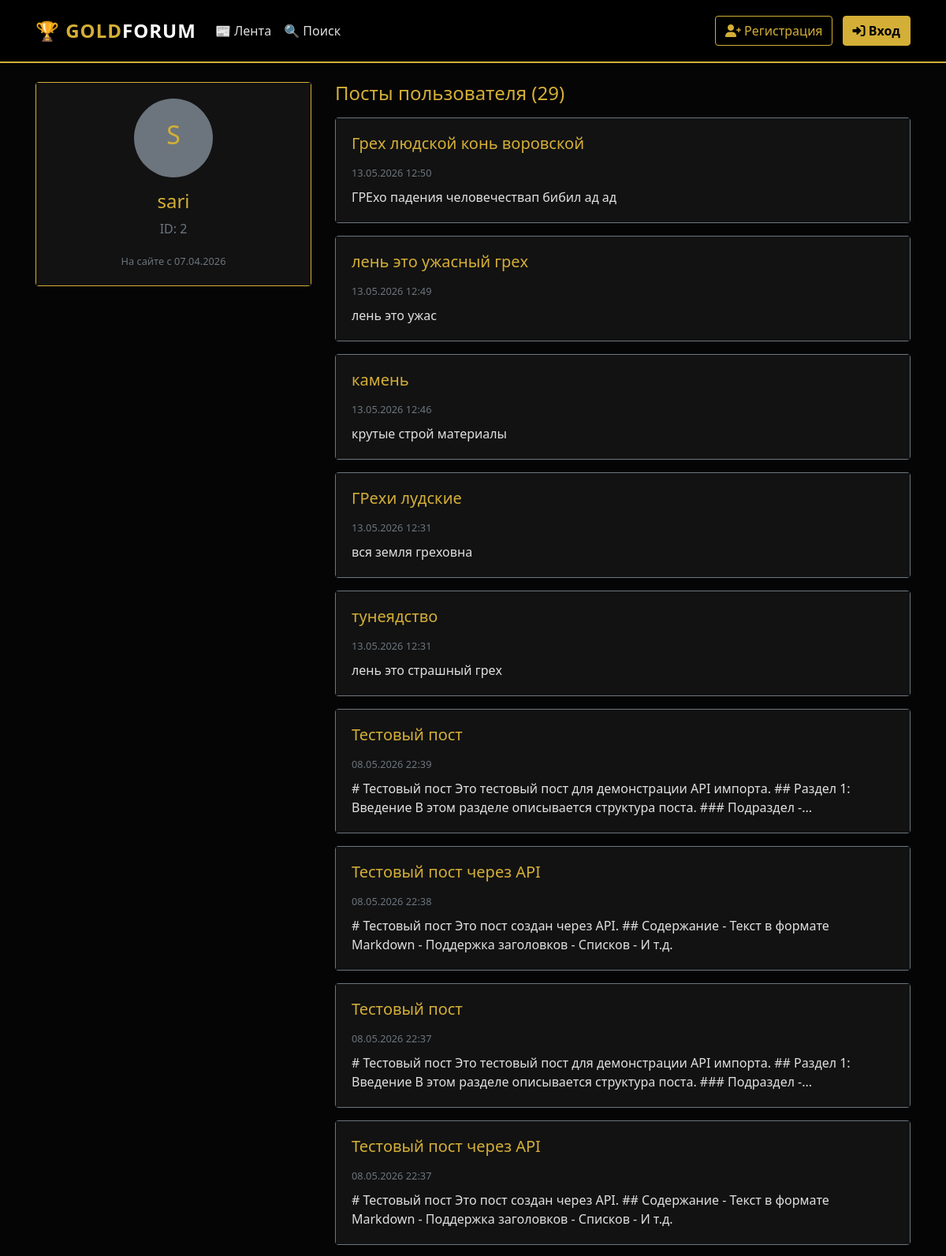
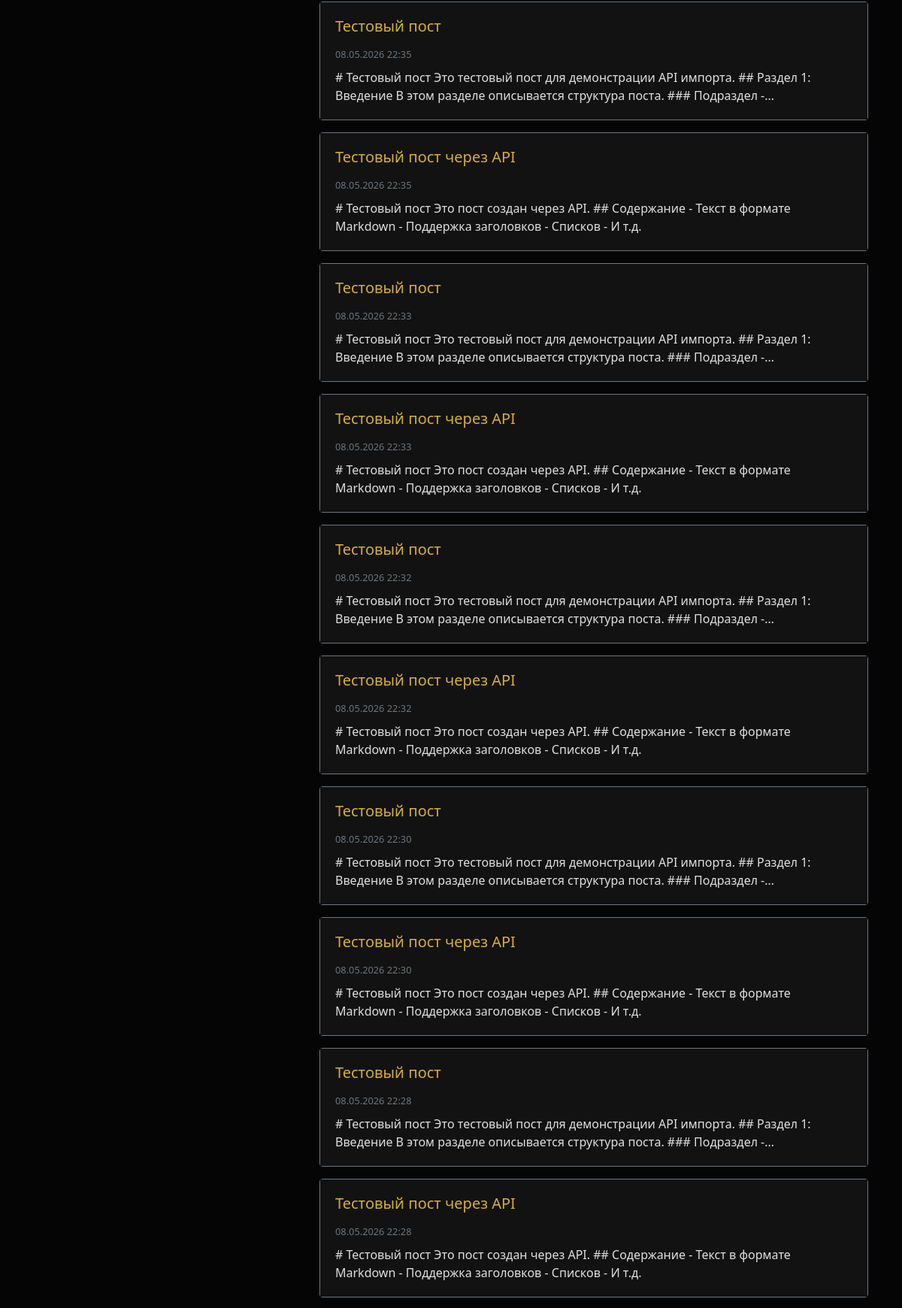
The page /profile/2 (upper part) on the database its author committed (2 pictures, top to bottom).
### backend/database/models/users_model.py (models this page shows, shortened)
class UserModel(SqlAlchemyBase, UserMixin, SerializerMixin):
    __tablename__ = 'users'
    id = sqlalchemy.Column(sqlalchemy.Integer, primary_key=True, autoincrement=True)
    username = sqlalchemy.Column(sqlalchemy.String, unique=True, nullable=False, index=True)
    passwd_hash = sqlalchemy.Column(sqlalchemy.String, nullable=False)
    tg_id = sqlalchemy.Column(sqlalchemy.String, unique=True, nullable=True, index=True)
    created_at = sqlalchemy.Column(sqlalchemy.DateTime, default=datetime.datetime.now)
    posts = orm.relationship("PostModel", back_populates='user', cascade='all, delete-orphan')

### backend/database/models/posts_model.py (models this page shows, shortened)
class PostModel(SqlAlchemyBase, SerializerMixin):
    __tablename__ = 'posts'
    id = sqlalchemy.Column(sqlalchemy.Integer, primary_key=True, autoincrement=True)
    author = sqlalchemy.Column(sqlalchemy.String, nullable=False, index=True)
    title = sqlalchemy.Column(sqlalchemy.String, nullable=True)
    content = sqlalchemy.Column(sqlalchemy.Text, nullable=False)
    content_html = sqlalchemy.Column(sqlalchemy.Text, nullable=True)
    created_at = sqlalchemy.Column(sqlalchemy.DateTime, default=datetime.datetime.now, index=True)
    updated_at = sqlalchemy.Column(sqlalchemy.DateTime, onupdate=datetime.datetime.now)
    path = sqlalchemy.Column(sqlalchemy.Text, nullable=True)
    attached_images = sqlalchemy.Column(sqlalchemy.Text, nullable=True)
    attached_files = sqlalchemy.Column(sqlalchemy.Text, nullable=True)
    likes_count = sqlalchemy.Column(sqlalchemy.Integer, default=0, nullable=False)
    user_id = sqlalchemy.Column(sqlalchemy.Integer, sqlalchemy.ForeignKey("users.id"), nullable=True, index=True)
    user = orm.relationship('UserModel')
    comments = orm.relationship('CommentModel', back_populates='post', cascade='all, delete-orphan')

### app.py (the view, shortened to what this page needs)
@app.route('/profile/<int:user_id>')
def profile(user_id):
    db_sess = db_session.create_session()
    try:
        user = db_sess.get(UserModel, user_id)
        if not user:
            abort(404)
        posts = db_sess.query(PostModel).filter_by(user_id=user.id).order_by(PostModel.created_at.desc()).all()
        is_owner = current_user.is_authenticated and current_user.id == user_id
        liked_posts = []
        favorite_posts = []
        read_posts = []
        return render_template(
            'profile.html',
            user=user,
            posts=posts,
            is_owner=is_owner,
            liked_posts=liked_posts,
            favorite_posts=favorite_posts,
            read_posts=read_posts
        )
    finally:
        db_sess.close()

### backend/database/db_session.py (called while the page is built)
def create_session() -> Session:
    global __factory
    return __factory()

### templates/profile.html (shortened to what this page needs)
{% extends "base.html" %}
{% block content %}
<div class="row">
    <div class="col-md-4 mb-4">
        <div class="card border-gold text-center">
            <div class="card-body">
                <div class="rounded-circle bg-secondary d-flex align-items-center justify-content-center mx-auto mb-3"
                     style="width: 100px; height: 100px;">
                    <span class="h2 text-gold">{{ user.username[0].upper() }}</span>
                </div>
                <h4 class="text-gold">{{ user.username }}</h4>
                <p class="text-muted">ID: {{ user.id }}</p>
                <small class="text-muted">
                    На сайте с {{ user.created_at.strftime('%d.%m.%Y') if user.created_at else 'Неизвестно' }}
                </small>
            </div>
        </div>
    </div>
    <div class="col-md-8">
        {% if is_owner %}
        <ul class="nav nav-tabs mb-3" id="profileTabs" role="tablist">
            <li class="nav-item">
                <a class="nav-link active" id="posts-tab" data-toggle="tab" href="#posts" role="tab">
                    📝 Мои посты (<span id="posts-count">{{ posts|length }}</span>)
                </a>
            </li>
            <li class="nav-item">
                <a class="nav-link" id="liked-tab" data-toggle="tab" href="#liked" role="tab">
                    ❤️ Понравившиеся (<span id="liked-count">{{ liked_posts|length }}</span>)
                </a>
            </li>
            <li class="nav-item">
                <a class="nav-link" id="favorites-tab" data-toggle="tab" href="#favorites" role="tab">
                    ⭐ Избранное (<span id="favorites-count">{{ favorite_posts|length }}</span>)
                </a>
            </li>
            <li class="nav-item">
                <a class="nav-link" id="read-tab" data-toggle="tab" href="#read" role="tab">
                    ✓ Прочитанные (<span id="read-count">{{ read_posts|length }}</span>)
                </a>
            </li>
        </ul>
        <div class="tab-content" id="profileTabContent">
            <div class="tab-pane fade show active" id="posts" role="tabpanel">
                <div id="posts-content">
                    {% if posts %}
                        {% for post in posts %}
                        <div class="card mb-3 border-secondary">
                            <div class="card-body">
                                <h5 class="card-title">
                                    <a href="/post/{{ post.id }}" class="text-gold text-decoration-none">
                                        {{ post.title or 'Без заголовка' }}
                                    </a>
                                </h5>
                                <small class="text-muted">{{ post.created_at.strftime('%d.%m.%Y %H:%M') if post.created_at else 'Неизвестно' }}</small>
                                <p class="mt-2 mb-0">{{ post.content[:150] }}{% if post.content|length > 150 %}...{% endif %}</p>
                            </div>
                        </div>
                        {% endfor %}
                    {% else %}
                        <p class="text-muted text-center py-3">Вы ещё не опубликовали постов</p>
                    {% endif %}
                </div>
            </div>
            <div class="tab-pane fade" id="liked" role="tabpanel">
                <div id="liked-content">
                    {% if liked_posts %}
                        {% for post in liked_posts %}
                        <div class="card mb-3 border-secondary">
                            <div class="card-body">
                                <h5 class="card-title">
                                    <a href="/post/{{ post.id }}" class="text-gold text-decoration-none">
                                        ❤️ {{ post.title or 'Без заголовка' }}
                                    </a>
                                </h5>
                                <small class="text-muted">
                                    Автор: {{ post.author }} | {{ post.created_at.strftime('%d.%m.%Y %H:%M') if post.created_at else 'Неизвестно' }}
                                </small>
                                <p class="mt-2 mb-0">{{ post.content[:150] }}{% if post.content|length > 150 %}...{% endif %}</p>
                            </div>
                        </div>
                        {% endfor %}
                    {% else %}
                        <p class="text-muted text-center py-3">Вы ещё не лайкали постов</p>
                    {% endif %}
                </div>
            </div>
            <div class="tab-pane fade" id="favorites" role="tabpanel">
                <div id="favorites-content">
                    {% if favorite_posts %}
                        {% for post in favorite_posts %}
                        <div class="card mb-3 border-secondary">
                            <div class="card-body">
                                <h5 class="card-title">
                                    <a href="/post/{{ post.id }}" class="text-gold text-decoration-none">
                                        ⭐ {{ post.title or 'Без заголовка' }}
                                    </a>
                                </h5>
                                <small class="text-muted">
                                    Автор: {{ post.author }} | {{ post.created_at.strftime('%d.%m.%Y %H:%M') if post.created_at else 'Неизвестно' }}
                                </small>
                                <p class="mt-2 mb-0">{{ post.content[:150] }}{% if post.content|length > 150 %}...{% endif %}</p>
                            </div>
                        </div>
                        {% endfor %}
                    {% else %}
                        <p class="text-muted text-center py-3">У вас пока нет избранных постов</p>
                    {% endif %}
                </div>
            </div>
            <div class="tab-pane fade" id="read" role="tabpanel">
                <div id="read-content">
                    {% if read_posts %}
                        {% for post in read_posts %}
                        <div class="card mb-3 border-secondary">
                            <div class="card-body">
                                <h5 class="card-title">
                                    <a href="/post/{{ post.id }}" class="text-gold text-decoration-none">
                                        ✓ {{ post.title or 'Без заголовка' }}
                                    </a>
                                </h5>
                                <small class="text-muted">
                                    Автор: {{ post.author }} | {{ post.created_at.strftime('%d.%m.%Y %H:%M') if post.created_at else 'Неизвестно' }}
                                </small>
                                <p class="mt-2 mb-0">{{ post.content[:150] }}{% if post.content|length > 150 %}...{% endif %}</p>
                            </div>
                        </div>
                        {% endfor %}
                    {% else %}
                        <p class="text-muted text-center py-3">Вы ещё не отмечали постов как прочитанные</p>
                    {% endif %}
                </div>
            </div>
        </div>
        {% else %}
        <h4 class="text-gold mb-3">Посты пользователя ({{ posts|length }})</h4>
        {% if posts %}
            {% for post in posts %}
            <div class="card mb-3 border-secondary">
                <div class="card-body">
                    <h5 class="card-title">
                        <a href="/post/{{ post.id }}" class="text-gold text-decoration-none">
                            {{ post.title or 'Без заголовка' }}
                        </a>
                    </h5>
                    <small class="text-muted">{{ post.created_at.strftime('%d.%m.%Y %H:%M') if post.created_at else 'Неизвестно' }}</small>
                    <p class="mt-2 mb-0">{{ post.content[:150] }}{% if post.content|length > 150 %}...{% endif %}</p>
                </div>
            </div>
            {% endfor %}
        {% else %}
            <p class="text-muted">Пользователь ещё не опубликовал постов</p>
        {% endif %}
        {% endif %}
    </div>
</div>
{% endblock %}

### static/css/style.css (style rules this page uses)
:root { --bg-black: #050505; --bg-card: #121212; --bg-dark: #1a1a1a; --gold-primary: #D4AF37; --gold-hover: #B59024; --gold-light: #F4CF57; --text-main: #E0E0E0; --text-muted: #A0A0A0; }
body { background-color: var(--bg-black); color: var(--text-main); font-family: 'Segoe UI', Tahoma, Geneva, Verdana, sans-serif; min-height: 100vh; display: flex; flex-direction: column; }
a { color: var(--gold-primary); text-decoration: none; transition: color 0.3s ease; }
.text-gold { color: var(--gold-primary) !important; }
.border-gold { border-color: var(--gold-primary) !important; }
.card { background-color: var(--bg-card); border: 1px solid #333; transition: border-color 0.3s ease; }
.card-body { background-color: var(--bg-card); }

### rows shown on the page
UserModel: username "S", username "sari", id "2", created_at "07.04.2026"
PostModel: title "Грех людской конь воровской", created_at "13.05.2026 12:50", content "ГРЕхо падения человечествап бибил ад ад"
PostModel: title "лень это ужасный грех", created_at "13.05.2026 12:49", content "лень это ужас"
PostModel: title "камень", created_at "13.05.2026 12:46", content "крутые строй материалы"
PostModel: title "ГРехи лудские", created_at "13.05.2026 12:31", content "вся земля греховна"
PostModel: title "тунеядство", created_at "13.05.2026 12:31", content "лень это страшный грех"
PostModel: title "Тестовый пост", created_at "08.05.2026 22:39", content "# Тестовый пост Это тестовый пост для демонстрации API импорта. ## Раздел 1: Введение В этом разделе описывается структура поста. ### Подраздел -"
PostModel: title "Тестовый пост через API", created_at "08.05.2026 22:38", content "# Тестовый пост Это пост создан через API. ## Содержание - Текст в формате Markdown - Поддержка заголовков - Списков - И т.д."
PostModel: title "Тестовый пост", created_at "08.05.2026 22:37", content "# Тестовый пост Это тестовый пост для демонстрации API импорта. ## Раздел 1: Введение В этом разделе описывается структура поста. ### Подраздел -"
PostModel: title "Тестовый пост через API", created_at "08.05.2026 22:37", content "# Тестовый пост Это пост создан через API. ## Содержание - Текст в формате Markdown - Поддержка заголовков - Списков - И т.д."
PostModel: title "Тестовый пост", created_at "08.05.2026 22:35", content "# Тестовый пост Это тестовый пост для демонстрации API импорта. ## Раздел 1: Введение В этом разделе описывается структура поста. ### Подраздел -"
PostModel: title "Тестовый пост через API", created_at "08.05.2026 22:35", content "# Тестовый пост Это пост создан через API. ## Содержание - Текст в формате Markdown - Поддержка заголовков - Списков - И т.д."
PostModel: title "Тестовый пост", created_at "08.05.2026 22:33", content "# Тестовый пост Это тестовый пост для демонстрации API импорта. ## Раздел 1: Введение В этом разделе описывается структура поста. ### Подраздел -"
PostModel: title "Тестовый пост через API", created_at "08.05.2026 22:33", content "# Тестовый пост Это пост создан через API. ## Содержание - Текст в формате Markdown - Поддержка заголовков - Списков - И т.д."
PostModel: title "Тестовый пост", created_at "08.05.2026 22:32", content "# Тестовый пост Это тестовый пост для демонстрации API импорта. ## Раздел 1: Введение В этом разделе описывается структура поста. ### Подраздел -"
PostModel: title "Тестовый пост через API", created_at "08.05.2026 22:32", content "# Тестовый пост Это пост создан через API. ## Содержание - Текст в формате Markdown - Поддержка заголовков - Списков - И т.д."
PostModel: title "Тестовый пост", created_at "08.05.2026 22:30", content "# Тестовый пост Это тестовый пост для демонстрации API импорта. ## Раздел 1: Введение В этом разделе описывается структура поста. ### Подраздел -"
PostModel: title "Тестовый пост через API", created_at "08.05.2026 22:30", content "# Тестовый пост Это пост создан через API. ## Содержание - Текст в формате Markdown - Поддержка заголовков - Списков - И т.д."
PostModel: title "Тестовый пост", created_at "08.05.2026 22:28", content "# Тестовый пост Это тестовый пост для демонстрации API импорта. ## Раздел 1: Введение В этом разделе описывается структура поста. ### Подраздел -"
PostModel: title "Тестовый пост через API", created_at "08.05.2026 22:28", content "# Тестовый пост Это пост создан через API. ## Содержание - Текст в формате Markdown - Поддержка заголовков - Списков - И т.д."

### other values the page prints
{{ posts|length }} "29"
